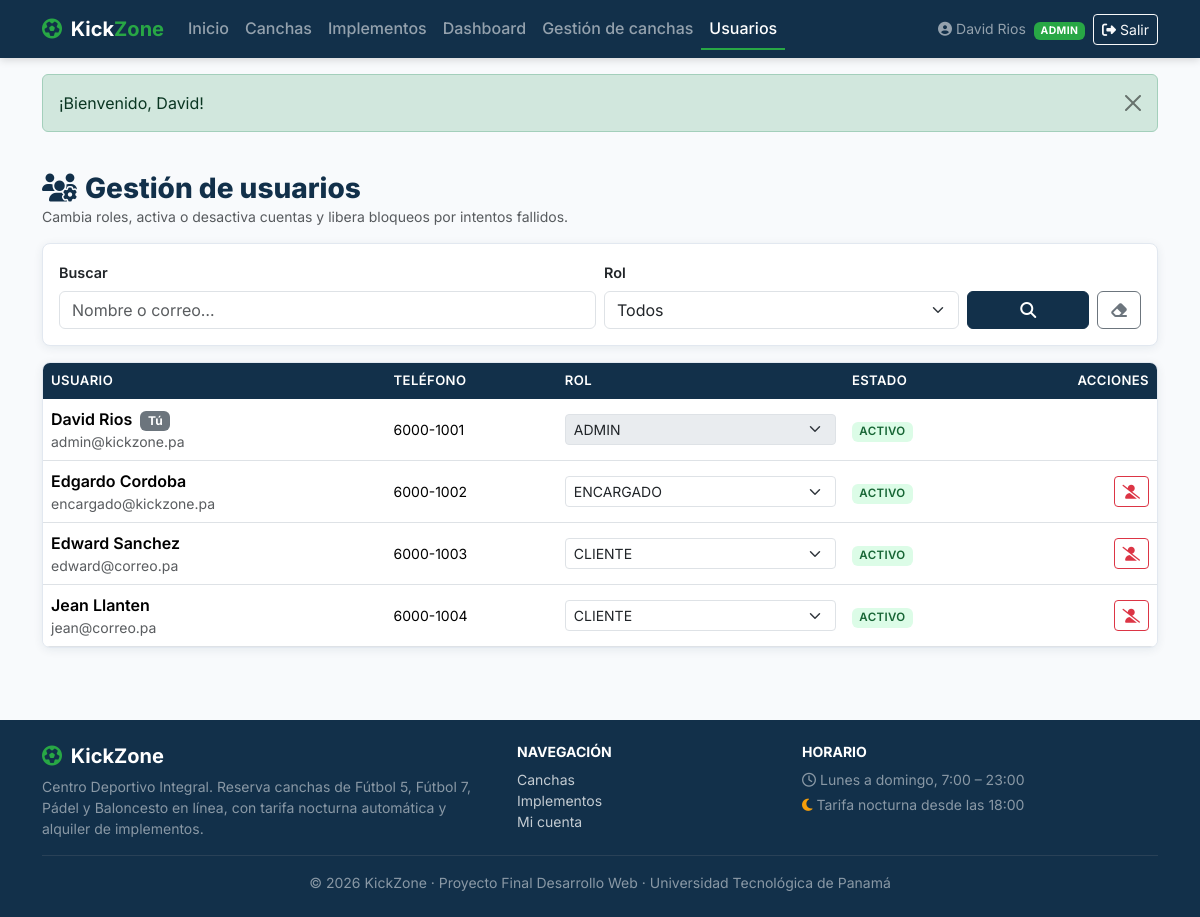
Before: /admin/usuarios.php (signed in) with the older database file.
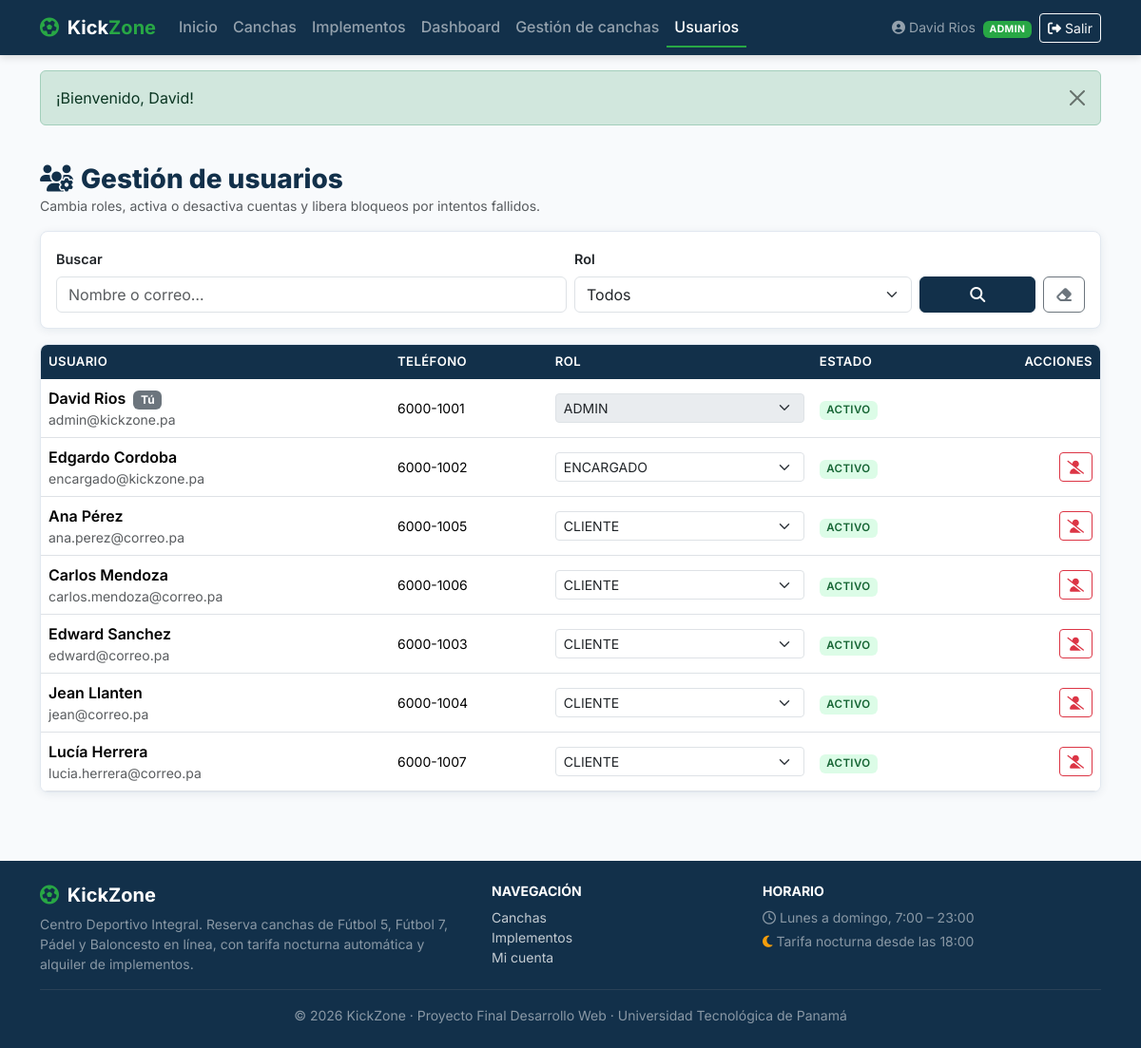
After: the same page with the newer database file.
### tables this page shows
CREATE TABLE roles (
    id_rol INT AUTO_INCREMENT PRIMARY KEY,
    nombre_rol VARCHAR(30) NOT NULL UNIQUE,
    descripcion VARCHAR(150) NOT NULL
);

CREATE TABLE usuarios (
    id_usuario INT AUTO_INCREMENT PRIMARY KEY,
    id_rol INT NOT NULL,
    nombre VARCHAR(80) NOT NULL,
    apellido VARCHAR(80) NOT NULL,
    correo VARCHAR(120) NOT NULL UNIQUE,
    telefono VARCHAR(20) NOT NULL,
    password_hash VARCHAR(255) NOT NULL,
    estado ENUM('ACTIVO', 'INACTIVO') NOT NULL DEFAULT 'ACTIVO',
    intentos_fallidos INT NOT NULL DEFAULT 0,
    bloqueado_hasta DATETIME NULL DEFAULT NULL,
    fecha_registro TIMESTAMP DEFAULT CURRENT_TIMESTAMP,
    CONSTRAINT fk_usuario_rol FOREIGN KEY (id_rol) REFERENCES roles(id_rol) ON UPDATE CASCADE,
    INDEX idx_usuario_correo (correo),
    INDEX idx_usuario_rol (id_rol)
);

### includes/seguridad.php (called while the page is built, shortened)
<?php
function e(mixed $valor): string
{
    return htmlspecialchars((string) $valor, ENT_QUOTES | ENT_SUBSTITUTE, 'UTF-8');
}
function obtener_flash(): array
{
    $mensajes = $_SESSION['flash'] ?? [];
    return $mensajes;
}
function url(string $ruta = ''): string
{
    return BASE_URL . ltrim($ruta, '/');
}
function usuario_actual(): ?array
{
    return $_SESSION['usuario'] ?? null;
}
function esta_autenticado(): bool
{
    return isset($_SESSION['usuario']['id']);
}
function tiene_rol(string ...$roles): bool
{
    return esta_autenticado() && in_array($_SESSION['usuario']['rol'], $roles, true);
}
function get_texto(string $campo): string
{
    $valor = $_GET[$campo] ?? '';
    return is_string($valor) ? trim($valor) : '';
}

### admin/usuarios.php (the view, shortened to what this page needs)
<?php
$pdo = db();
$idPropio = (int) $_SESSION['usuario']['id'];
$roles = $pdo->query('SELECT id_rol, nombre_rol FROM roles ORDER BY id_rol')->fetchAll(PDO::FETCH_KEY_PAIR);
$busqueda = mb_substr(get_texto('q'), 0, 60);
$parametros = [];
$sql = 'SELECT u.id_usuario, u.nombre, u.apellido, u.correo, u.telefono, u.estado, u.id_rol,
               u.fecha_registro, r.nombre_rol,
               (u.bloqueado_hasta IS NOT NULL AND u.bloqueado_hasta > NOW()) AS bloqueado
          FROM usuarios u
          JOIN roles r ON r.id_rol = u.id_rol';
$sql .= ' ORDER BY u.id_rol, u.nombre';
$stmt = $pdo->prepare($sql);
$stmt->execute($parametros);
$usuarios = $stmt->fetchAll();
$activo = 'usuarios';
require __DIR__ . '/../includes/header.php';
?>
<div class="container py-4">
    <h1 class="h3 kz-titulo-seccion mb-0"><i class="fa-solid fa-users-gear me-2"></i>Gestión de usuarios</h1>
    <p class="text-muted small">Cambia roles, activa o desactiva cuentas y libera bloqueos por intentos fallidos.</p>
    <form method="get" action="<?= e(url('admin/usuarios.php')) ?>" class="card kz-card p-3 mb-3">
        <div class="row g-2 align-items-end">
            <div class="col-md-6">
                <label for="q" class="form-label">Buscar</label>
                <input type="search" class="form-control" id="q" name="q" maxlength="60"
                       placeholder="Nombre o correo…" value="<?= e($busqueda) ?>">
            </div>
            <div class="col-md-4">
                <label for="rol" class="form-label">Rol</label>
                <select class="form-select" id="rol" name="rol" data-autosubmit>
                    <option value="">Todos</option>
                </select>
            </div>
            <div class="col-md-2 d-flex gap-2">
                <button type="submit" class="btn btn-kz-azul flex-grow-1"><i class="fa-solid fa-magnifying-glass"></i></button>
                <a href="<?= e(url('admin/usuarios.php')) ?>" class="btn btn-outline-secondary" title="Limpiar"><i class="fa-solid fa-eraser"></i></a>
            </div>
        </div>
    </form>
    <div class="table-responsive card kz-card">
        <table class="table table-hover kz-tabla mb-0">
            <thead>
            <tr><th>Usuario</th><th>Teléfono</th><th>Rol</th><th>Estado</th><th class="text-end">Acciones</th></tr>
            </thead>
            <tbody>
            <?php foreach ($usuarios as $u): ?>
                <?php $esPropio = (int) $u['id_usuario'] === $idPropio; ?>
                <tr>
                    <td>
                        <div class="fw-semibold">
                            <?= e($u['nombre'] . ' ' . $u['apellido']) ?>
                            <?php if ($esPropio): ?><span class="badge text-bg-secondary ms-1">Tú</span><?php endif; ?>
                        </div>
                        <div class="small text-muted"><?= e($u['correo']) ?></div>
                    </td>
                    <td class="small"><?= e($u['telefono']) ?></td>
                    <td>
                        <form method="post" action="<?= e(url('admin/usuarios.php')) ?>" class="m-0">
                            <select name="id_rol" class="form-select form-select-sm" data-autosubmit <?= $esPropio ? 'disabled' : '' ?>
                                    aria-label="Rol de <?= e($u['nombre']) ?>">
                                <?php foreach ($roles as $idR => $nombreR): ?>
                                    <option value="<?= (int) $idR ?>" <?= (int) $u['id_rol'] === (int) $idR ? 'selected' : '' ?>><?= e($nombreR) ?></option>
                                <?php endforeach; ?>
                            </select>
                        </form>
                    </td>
                    <td><span class="badge kz-estado kz-estado-<?= e($u['estado']) ?>"><?= e($u['estado']) ?></span></td>
                    <td class="text-end text-nowrap">
                        <?php if (!$esPropio): ?>
                            <?php $nuevo = $u['estado'] === 'ACTIVO' ? 'INACTIVO' : 'ACTIVO'; ?>
                            <form method="post" action="<?= e(url('admin/usuarios.php')) ?>" class="d-inline"
                                  data-confirmar="¿Cambiar el estado de <?= e($u['nombre']) ?> a <?= e($nuevo) ?>?">
                                <button class="btn btn-sm <?= $nuevo === 'INACTIVO' ? 'btn-outline-danger' : 'btn-outline-success' ?>"
                                        title="<?= $nuevo === 'INACTIVO' ? 'Desactivar' : 'Activar' ?>">
                                    <i class="fa-solid <?= $nuevo === 'INACTIVO' ? 'fa-user-slash' : 'fa-user-check' ?>"></i>
                                </button>
                            </form>
                        <?php endif; ?>
                    </td>
                </tr>
            <?php endforeach; ?>
            </tbody>
        </table>
    </div>
</div>
<?php require __DIR__ . '/../includes/footer.php'; ?>

### includes/header.php (shortened to what this page needs)
<?php
$activo = $activo ?? '';
$u = usuario_actual();
$claseActivo = static fn(string $clave): string => $activo === $clave ? ' active' : '';
?>
<!DOCTYPE html>
<html lang="es">
<head>
    <link href="https://cdn.jsdelivr.net/npm/bootstrap@5.3.3/dist/css/bootstrap.min.css" rel="stylesheet"
>
    <link href="https://cdnjs.cloudflare.com/ajax/libs/font-awesome/6.5.2/css/all.min.css" rel="stylesheet"
>
    <link href="<?= e(url('assets/css/estilos.css')) ?>" rel="stylesheet">
</head>
<body class="d-flex flex-column min-vh-100">
<nav class="navbar navbar-expand-lg navbar-dark kz-navbar sticky-top">
    <div class="container">
        <a class="navbar-brand fw-bold" href="<?= e(url('index.php')) ?>">
            <i class="fa-solid fa-futbol me-1 text-kz-verde"></i> Kick<span class="text-kz-verde">Zone</span>
        </a>
        <div class="collapse navbar-collapse" id="menuPrincipal">
            <ul class="navbar-nav me-auto mb-2 mb-lg-0">
                <li class="nav-item"><a class="nav-link<?= $claseActivo('inicio') ?>" href="<?= e(url('index.php')) ?>">Inicio</a></li>
                <li class="nav-item"><a class="nav-link<?= $claseActivo('canchas') ?>" href="<?= e(url('index.php#canchas')) ?>">Canchas</a></li>
                <li class="nav-item"><a class="nav-link<?= $claseActivo('implementos') ?>" href="<?= e(url('index.php#implementos')) ?>">Implementos</a></li>
                <?php if (tiene_rol(ROL_ADMIN)): ?>
                    <li class="nav-item"><a class="nav-link<?= $claseActivo('dashboard') ?>" href="<?= e(url('admin/dashboard.php')) ?>">Dashboard</a></li>
                    <li class="nav-item"><a class="nav-link<?= $claseActivo('admin_canchas') ?>" href="<?= e(url('admin/canchas.php')) ?>">Gestión de canchas</a></li>
                    <li class="nav-item"><a class="nav-link<?= $claseActivo('usuarios') ?>" href="<?= e(url('admin/usuarios.php')) ?>">Usuarios</a></li>
                <?php elseif (tiene_rol(ROL_ENCARGADO)): ?>
                    <li class="nav-item"><a class="nav-link<?= $claseActivo('agenda') ?>" href="<?= e(url('encargado/dashboard.php')) ?>">Agenda del día</a></li>
                <?php elseif (tiene_rol(ROL_CLIENTE)): ?>
                    <li class="nav-item"><a class="nav-link<?= $claseActivo('mis_reservas') ?>" href="<?= e(url('cliente/panel.php')) ?>">Mis reservas</a></li>
                <?php endif; ?>
            </ul>
            <?php if ($u): ?>
                <div class="d-flex align-items-center gap-2">
                    <span class="navbar-text small">
                        <i class="fa-solid fa-circle-user me-1"></i><?= e($u['nombre']) ?>
                        <span class="badge kz-badge-rol ms-1"><?= e($u['rol']) ?></span>
                    </span>
                    <form action="<?= e(url('logout.php')) ?>" method="post" class="m-0">
                        <button type="submit" class="btn btn-sm btn-outline-light">
                            <i class="fa-solid fa-right-from-bracket me-1"></i>Salir
                        </button>
                    </form>
                </div>
            <?php endif; ?>
        </div>
    </div>
</nav>
<main class="flex-grow-1">
    <?php $mensajes = obtener_flash(); ?>
    <?php if ($mensajes): ?>
        <div class="container mt-3">
            <?php foreach ($mensajes as $m): ?>
                <div class="alert alert-<?= e($m['tipo']) ?> alert-dismissible fade show" role="alert">
                    <?= e($m['mensaje']) ?>
                    <button type="button" class="btn-close" data-bs-dismiss="alert" aria-label="Cerrar"></button>
                </div>
            <?php endforeach; ?>
        </div>
    <?php endif; ?>

### includes/footer.php (shortened to what this page needs)
</main>
<footer class="kz-footer mt-5">
    <div class="container py-4">
        <div class="row g-4">
            <div class="col-md-5">
                <h5 class="fw-bold mb-2"><i class="fa-solid fa-futbol me-1 text-kz-verde"></i> KickZone</h5>
                <p class="small mb-0 text-white-50">
                    Centro Deportivo Integral. Reserva canchas de Fútbol 5, Fútbol 7, Pádel y Baloncesto
                    en línea, con tarifa nocturna automática y alquiler de implementos.
                </p>
            </div>
            <div class="col-6 col-md-3">
                <h6 class="text-uppercase small fw-bold">Navegación</h6>
                <ul class="list-unstyled small mb-0">
                    <li><a href="<?= e(url('index.php#canchas')) ?>">Canchas</a></li>
                    <li><a href="<?= e(url('index.php#implementos')) ?>">Implementos</a></li>
                    <li><a href="<?= e(url('login.php')) ?>">Mi cuenta</a></li>
                </ul>
            </div>
            <div class="col-6 col-md-4">
                <h6 class="text-uppercase small fw-bold">Horario</h6>
                <p class="small mb-1 text-white-50"><i class="fa-regular fa-clock me-1"></i>Lunes a domingo, 7:00 – 23:00</p>
                <p class="small mb-0 text-white-50"><i class="fa-solid fa-moon me-1 text-kz-ambar"></i>Tarifa nocturna desde las 18:00</p>
            </div>
        </div>
        <hr class="border-secondary">
        <p class="small text-center mb-0 text-white-50">
            &copy; <?= date('Y') ?> KickZone · Proyecto Final Desarrollo Web · Universidad Tecnológica de Panamá
        </p>
    </div>
</footer>
</body>
</html>

### assets/css/estilos.css (style rules this page uses)
:root { --kz-azul: #12304A; --kz-azul-claro: #1C4A70; --kz-verde: #28A745; --kz-verde-oscuro: #1E8237; --kz-fondo: #F8FAFC; --kz-ambar: #F59E0B; --kz-texto: #1F2937; --kz-gris: #64748B; --kz-borde: #E2E8F0; --kz-radio: 8px; --kz-sombra: 0 2px 10px rgba(18, 48, 74, .08); --kz-sombra-hover: 0 8px 24px rgba(18, 48, 74, .16); }
body { font-family: 'Inter', 'Segoe UI', system-ui, -apple-system, sans-serif; background-color: var(--kz-fondo); color: var(--kz-texto); }
.text-kz-verde { color: var(--kz-verde) !important; }
.text-kz-ambar { color: var(--kz-ambar) !important; }
.btn-kz-azul { background-color: var(--kz-azul); border-color: var(--kz-azul); color: #fff; font-weight: 600; }
.kz-navbar { background-color: var(--kz-azul); box-shadow: 0 2px 8px rgba(0, 0, 0, .15); }
.kz-navbar .nav-link { font-weight: 500; }
.kz-navbar .nav-link.active { color: #fff; border-bottom: 2px solid var(--kz-verde); }
.kz-badge-rol { background-color: var(--kz-verde); font-size: .65rem; letter-spacing: .04em; }
.kz-card { border: 1px solid var(--kz-borde); border-radius: var(--kz-radio); box-shadow: var(--kz-sombra); background: #fff; transition: transform .15s ease, box-shadow .15s ease; }
.kz-estado { font-size: .72rem; font-weight: 600; letter-spacing: .03em; }
.kz-estado-DISPONIBLE, .kz-estado-ACTIVO, .kz-estado-CONFIRMADA, .kz-estado-VERIFICADO { background-color: #DCFCE7; color: #166534; }
.kz-titulo-seccion { font-weight: 800; color: var(--kz-azul); }
.kz-tabla thead th { background-color: var(--kz-azul); color: #fff; font-weight: 600; font-size: .82rem; text-transform: uppercase; letter-spacing: .03em; border: 0; }
.kz-tabla td { vertical-align: middle; }
.kz-footer { background-color: var(--kz-azul); color: #fff; }
.kz-footer a { color: rgba(255, 255, 255, .75); text-decoration: none; }
.form-label { font-weight: 600; font-size: .9rem; }

Changed rows visible on the page:
added usuarios: nombre+apellido "Ana Pérez", correo "ana.perez@correo.pa", telefono "6000-1005", id_rol "CLIENTE", estado "ACTIVO"
added usuarios: nombre+apellido "Carlos Mendoza", correo "carlos.mendoza@correo.pa", telefono "6000-1006", id_rol "CLIENTE", estado "ACTIVO"
added usuarios: nombre+apellido "Lucía Herrera", correo "lucia.herrera@correo.pa", telefono "6000-1007", id_rol "CLIENTE", estado "ACTIVO"
